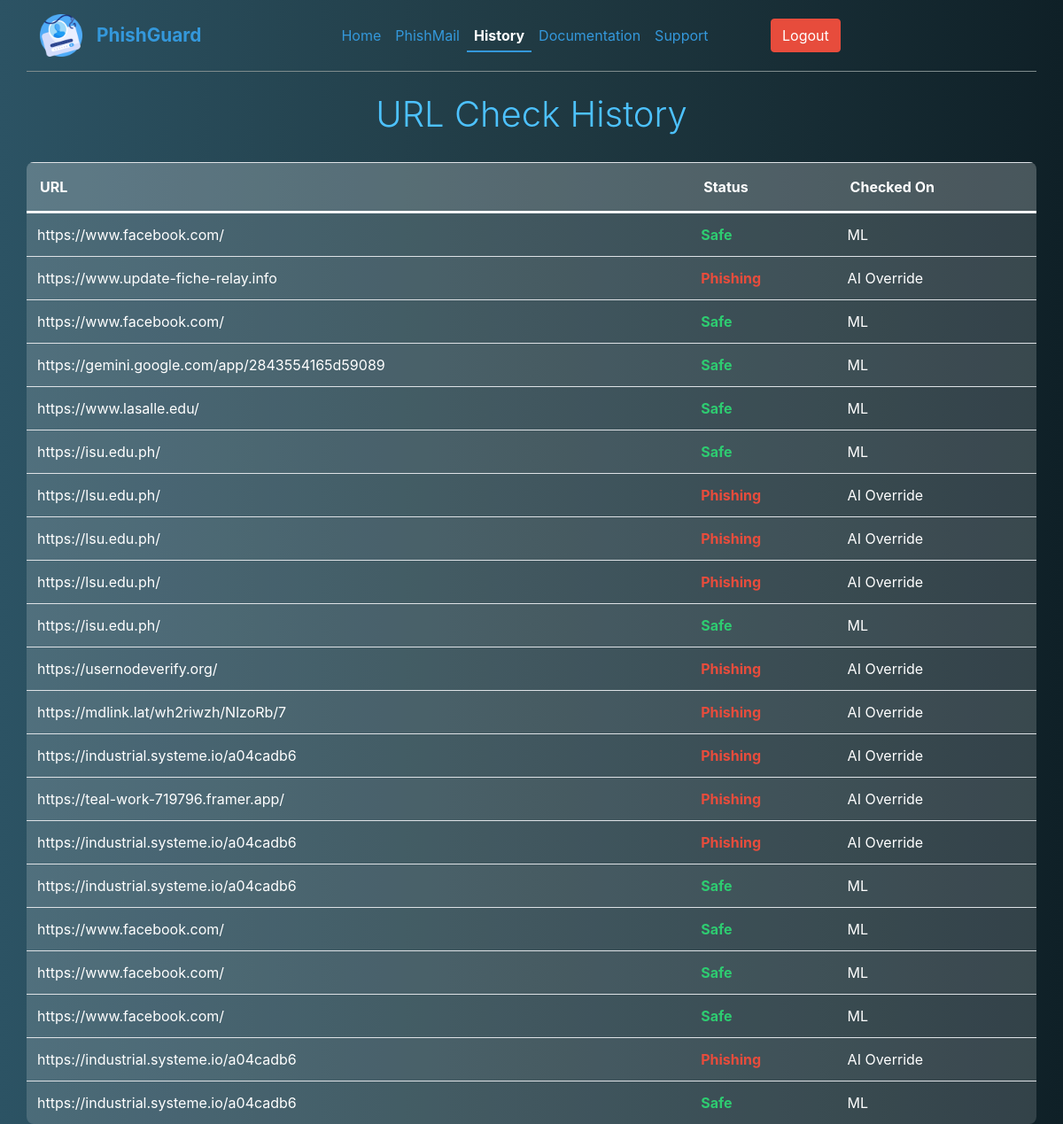
Page /history (signed in) on the committed database.
### tables this page shows
CREATE TABLE url_history (
            id INTEGER PRIMARY KEY AUTOINCREMENT,
            username TEXT NOT NULL,
            url TEXT NOT NULL,
            confidence REAL NOT NULL,
            is_safe INTEGER NOT NULL,
            source TEXT DEFAULT 'ML',
            timestamp DATETIME DEFAULT CURRENT_TIMESTAMP,
            FOREIGN KEY(username) REFERENCES users(username)
            ON DELETE CASCADE
        );

### app.py (the view)
@app.route('/history')
def history():
    if 'user' not in session:
        return redirect(url_for('auth'))
    conn = sqlite3.connect(DB_FILE)
    cursor = conn.cursor()
    cursor.execute('SELECT url, confidence, is_safe, source, timestamp FROM url_history WHERE username = ? ORDER BY timestamp DESC', (session['user'],))
    rows = cursor.fetchall()
    conn.close()
    return render_template('history.html', user=session['user'], history=rows)

### templates/history.html (shortened to what this page needs)
<!DOCTYPE html>
<html lang="en">
<head>
    <link
      rel="stylesheet"
      href="https://stackpath.bootstrapcdn.com/bootstrap/4.5.0/css/bootstrap.min.css"
    />
    <link
      rel="stylesheet"
      href="https://cdn.jsdelivr.net/npm/bootstrap-icons@1.11.3/font/bootstrap-icons.min.css"
    />
    <link href="static/styles.css" rel="stylesheet" />
</head>
<body>
    <div class="container">
        <header
          class="d-flex flex-wrap align-items-center justify-content-center justify-content-md-between py-3 mb-4 border-bottom main-header"
        >
            <div class="col-md-3 mb-2 mb-md-0">
                <a
                  href="/"
                  class="d-flex align-items-center mb-3 mb-md-0 me-md-auto link-body-emphasis text-decoration-none"
                >
                    <img src="./static/images/phishing.png" alt="PhishGuard Logo" class="myLogo" />
                    <span class="webName">PhishGuard</span>
                </a>
            </div>
            <ul class="nav col-12 col-md-auto mb-2 justify-content-center mb-md-0">
                <li><a href="/" class="nav-link px-2">Home</a></li>
                <li><a href="{{ url_for('phishmail') }}" class="nav-link px-2">PhishMail</a></li>
                <li>
                    <a href="{{ url_for('history') }}" class="nav-link px-2 active-page">History</a>
                </li>
                <li><a href="{{ url_for('documentation') }}" class="nav-link px-2">Documentation</a></li>
                <li><a href="{{ url_for('support') }}" class="nav-link px-2">Support</a></li>
            </ul>
            <div class="col-md-3 text-end">
                <a href="{{ url_for('logout') }}" class="btn btn-danger">Logout</a>
            </div>
        </header>
        <h1 class="history-title">URL Check History</h1>
        <table class="table table-striped">
            <thead>
                <tr>
                    <th>URL</th>
                    <th>Status</th>
                    <th>Checked On</th>
                </tr>
            </thead>
            <tbody>
                {% for row in history %}
                <tr>
                    <td>{{ row[0] }}</td>
                    <td>
                        {% if (row[1] * 100) < 50 %}
                            <span class="text-danger">Phishing</span>
                        {% elif (row[1] * 100) <= 80 %}
                            <span class="text-warning">Suspicious</span>
                        {% else %}
                            <span class="text-success">Safe</span>
                        {% endif %}
                    </td>
                    <td>{{ row[3] }}</td>
                </tr>
                {% endfor %}
            </tbody>
        </table>
    </div>
</body>
</html>

### static/styles.css (style rules this page uses)
*, *::after, *::before { margin: 0; padding: 0; box-sizing: inherit; font-size: 62,5%; }
body { background: #0f2027; background: linear-gradient(to right,#2c5364, #203a43, #0f2027); justify-content: center; align-items: center; height: 100vh; color: #fff; }
.myLogo { width: 3rem; }
.webName { font-weight: bold; font-size: 1.3rem; margin-left: 16px; }

### templates/history.html (style rules this page uses)
body { background: #0f2027; background: linear-gradient(to right, #2c5364, #203a43, #0f2027); color: #fff; min-height: 100vh; }
header.main-header { border-bottom: 1px solid #7f8c8d !important; }
.webName, .nav-link, .link-body-emphasis { color: #3498db !important; }
.btn-danger { background-color: #e74c3c !important; border-color: #e74c3c !important; }
.nav-link.active-page { font-weight: bold !important; color: #ffffff !important; border-bottom: 2px solid #3498db; padding-bottom: 5px !important; }
.history-title { color: #4dc2ff; font-weight: 300; margin-top: 20px; margin-bottom: 30px; text-align: center; }
.table { color: #fff; border-collapse: separate; border-spacing: 0; border-radius: 8px; overflow: hidden; background-color: rgba(255, 255, 255, 0.1); }
.table thead th { border-bottom: 2px solid #fff; color: #fff; background-color: rgba(255, 255, 255, 0.15); padding: 15px; }
.table-striped tbody tr:nth-of-type(odd) { background-color: rgba(255, 255, 255, 0.05); }
.table-striped tbody tr:nth-of-type(even) { background-color: rgba(255, 255, 255, 0.08); }
.text-danger { color: #e74c3c !important; font-weight: bold; }
.text-success { color: #2ecc71 !important; font-weight: bold; }

### rows in the picture
url_history: url "https://www.facebook.com/", confidence "Safe", source "ML"
url_history: url "https://www.update-fiche-relay.info", confidence "Phishing", source "AI Override"
url_history: url "https://www.facebook.com/", confidence "Safe", source "ML"
url_history: url "https://gemini.google.com/app/2843554165d59089", confidence "Safe", source "ML"
url_history: url "https://www.lasalle.edu/", confidence "Safe", source "ML"
url_history: url "https://isu.edu.ph/", confidence "Safe", source "ML"
url_history: url "https://lsu.edu.ph/", confidence "Phishing", source "AI Override"
url_history: url "https://lsu.edu.ph/", confidence "Phishing", source "AI Override"
url_history: url "https://lsu.edu.ph/", confidence "Phishing", source "AI Override"
url_history: url "https://isu.edu.ph/", confidence "Safe", source "ML"
url_history: url "https://usernodeverify.org/", confidence "Phishing", source "AI Override"
url_history: url "https://mdlink.lat/wh2riwzh/NlzoRb/7", confidence "Phishing", source "AI Override"
url_history: url "https://industrial.systeme.io/a04cadb6", confidence "Phishing", source "AI Override"
url_history: url "https://teal-work-719796.framer.app/", confidence "Phishing", source "AI Override"
url_history: url "https://industrial.systeme.io/a04cadb6", confidence "Phishing", source "AI Override"
url_history: url "https://industrial.systeme.io/a04cadb6", confidence "Safe", source "ML"
url_history: url "https://www.facebook.com/", confidence "Safe", source "ML"
url_history: url "https://www.facebook.com/", confidence "Safe", source "ML"
url_history: url "https://www.facebook.com/", confidence "Safe", source "ML"
url_history: url "https://industrial.systeme.io/a04cadb6", confidence "Phishing", source "AI Override"
url_history: url "https://industrial.systeme.io/a04cadb6", confidence "Safe", source "ML"
